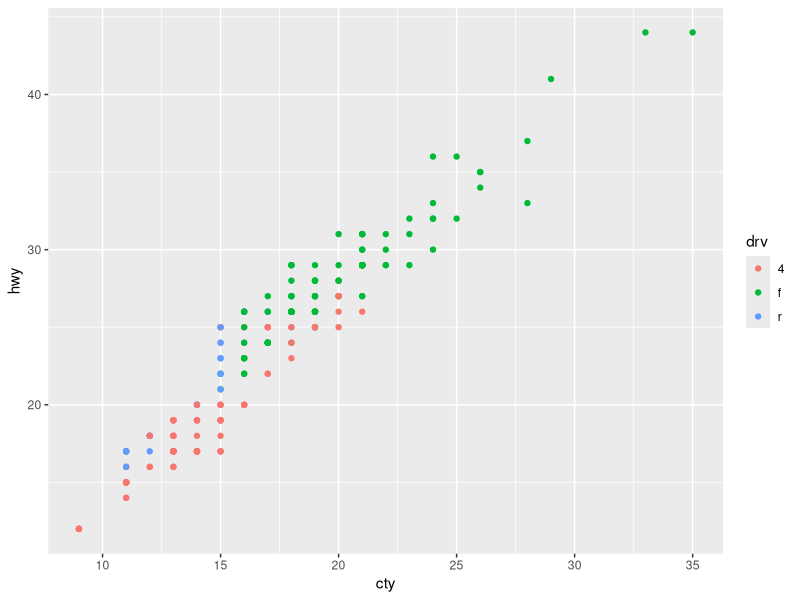
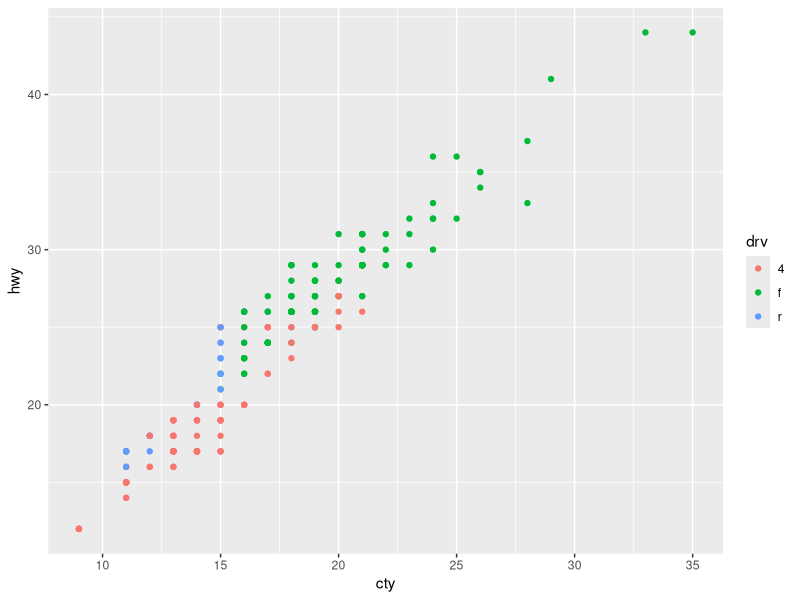
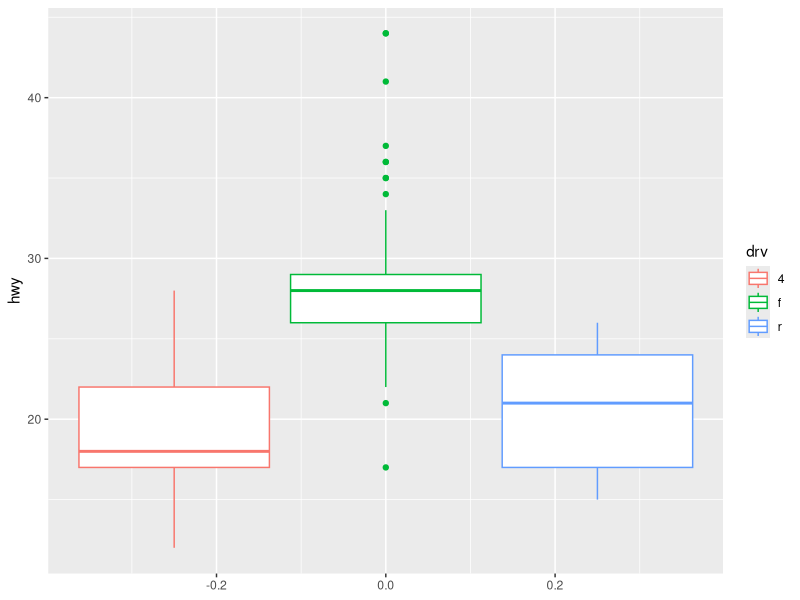
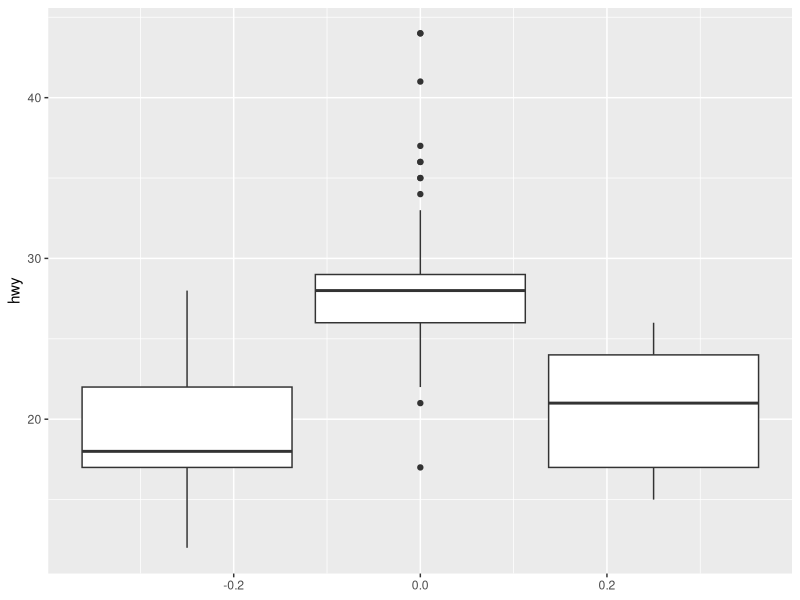
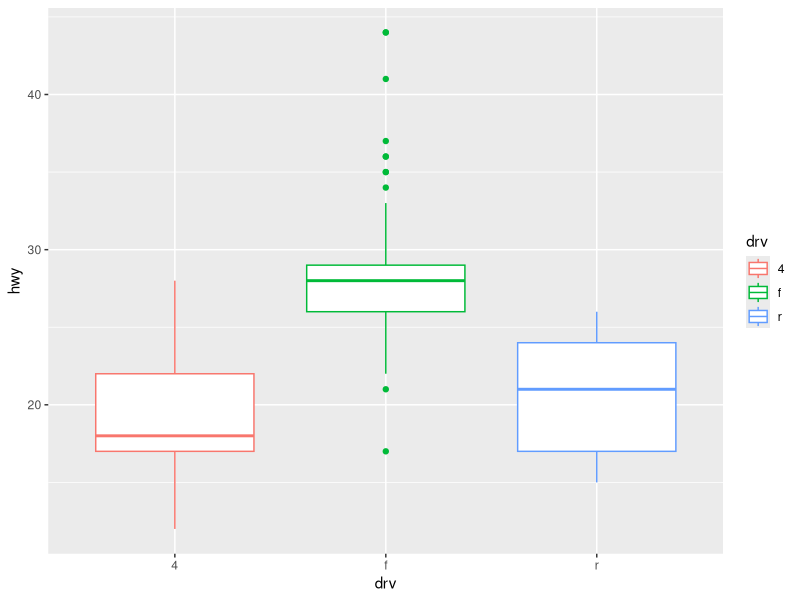
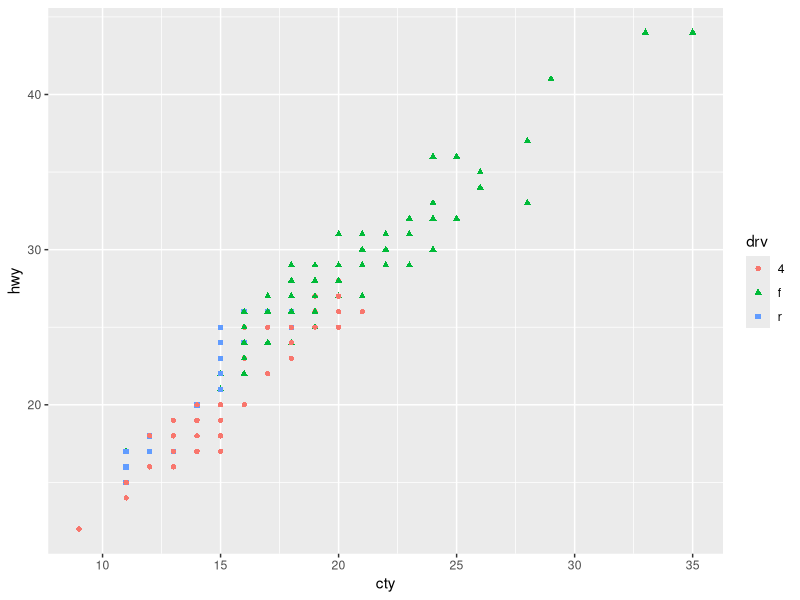
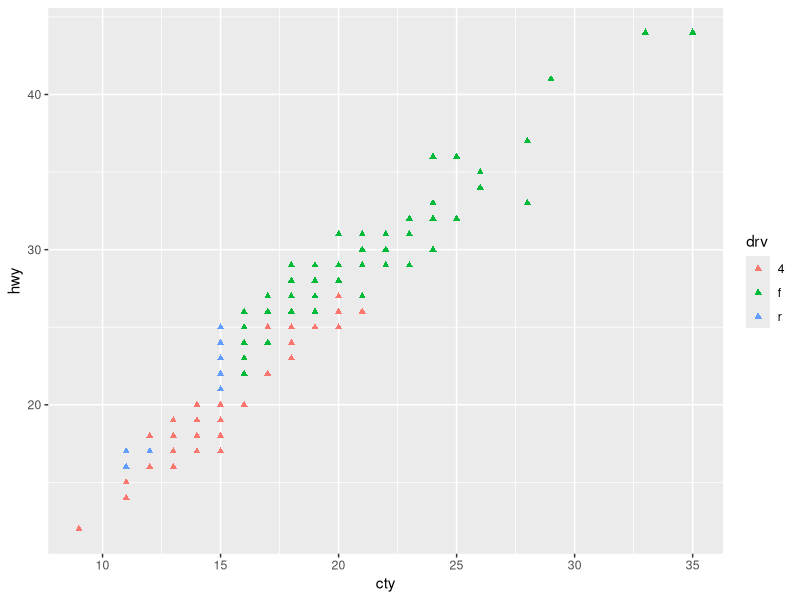
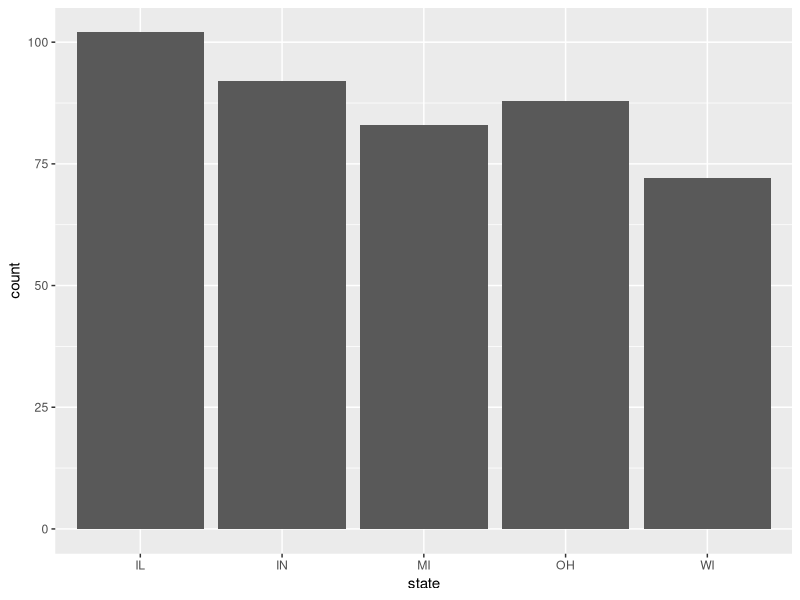

Recreate these plots in R, in order.
## ---- chunk 1
knitr::opts_chunk$set(echo = TRUE)
library(tidyverse)
## ---- chunk 2
ggplot(data = mpg) + 
  geom_point(mapping = aes(x = cty, y = hwy, color = drv))
## ---- chunk 3
ggplot(data = mpg, mapping = aes(x = cty, y = hwy, color = drv)) + 
  geom_point()
## ---- chunk 4
ggplot(data = mpg, mapping = aes(y = hwy, color = drv)) + 
  geom_boxplot()
## ---- chunk 5
ggplot(data = mpg, mapping = aes(y = hwy, group = drv)) + 
  geom_boxplot()
## ---- chunk 6
ggplot(data = mpg, mapping = aes(y = hwy, x = drv, color = drv)) + 
  geom_boxplot()

## ---- chunk 7
ggplot(data = mpg) + 
  geom_point(mapping = aes(x = cty, y = hwy, color = drv, shape = drv))
## ---- chunk 8
ggplot(data = mpg) + 
  geom_point(mapping = aes(x = cty, y = hwy, color = drv), shape = "triangle")
## ---- chunk 9
# inmetro is an integer that equals 0 or 1; plots will look better if it's
# logical
midwest <- mutate(midwest, inmetro = as.logical(inmetro))
## ---- chunk 10
midwest %>%
  ggplot(aes(state)) +
  geom_bar()
## ---- chunk 11
midwest %>%
  ggplot(aes(perchsd)) +
  geom_histogram()  
## ---- chunk 12
midwest %>%
  ggplot(aes(perchsd)) +
  geom_freqpoly()
## ---- chunk 13
midwest %>%
  ggplot(aes(perchsd)) +
  geom_boxplot()
## ---- chunk 14
midwest %>%
  ggplot(aes(perchsd, percadultpoverty)) +
  geom_point()
## ---- chunk 15
midwest %>%
  ggplot(aes(perchsd, percadultpoverty)) +
  geom_smooth(se = FALSE)
## ---- chunk 16
midwest %>%
  ggplot(aes(perchsd, percadultpoverty)) +
  geom_point() + 
  geom_smooth(se = FALSE)
## ---- chunk 17
midwest %>%
  ggplot(aes(perchsd, percadultpoverty)) +
  geom_point() + 
  geom_smooth(se = TRUE)
## ---- chunk 18
midwest %>%
  ggplot(aes(perchsd, percadultpoverty)) +
  geom_point() +
  geom_smooth(method = "lm")
## ---- chunk 19
midwest %>%
  ggplot(aes(state, percollege)) +
  geom_boxplot()
## ---- chunk 20
midwest2 <- midwest %>%
  group_by(state) %>%
  summarize(num_counties = n())
midwest2 %>%
  ggplot(aes(state, num_counties)) +
  geom_col()
## ---- chunk 21
midwest %>%
  ggplot(aes(percollege, color = state)) + 
  geom_histogram()
## ---- chunk 22
midwest %>%
  ggplot(aes(percollege, color = state)) +
  geom_freqpoly()
## ---- chunk 23
midwest %>%
  mutate(inmetro = as.logical(inmetro)) %>%
  ggplot(aes(inmetro, percollege)) +
  geom_boxplot()
## ---- chunk 24
midwest %>%
  mutate(inmetro = as.logical(inmetro)) %>%
  ggplot(aes(percollege, color = inmetro)) +
  geom_freqpoly()
## ---- chunk 25
midwest %>%
  ggplot(aes(state, inmetro)) +
  geom_count()
## ---- chunk 26
(tbl <- tibble(x = 2^(-3:3), y = log(x)))
## ---- chunk 27
geom_point
## ---- chunk 28
stat_identity
## ---- chunk 29
ggplot(tbl, aes(x, y)) +
  geom_point()
## ---- chunk 30
ggplot(tbl, aes(x, y)) +
  stat_identity()
## ---- chunk 31
(midwest2 <- midwest %>%
  group_by(state) %>%
  summarize(count = n(), prop = n() / n()) %>%
  ungroup())
## ---- chunk 32
ggplot(midwest, aes(state)) +
  geom_bar()
## ---- chunk 33
ggplot(midwest, aes(state, after_stat(count))) +
  geom_bar()
## ---- chunk 34
ggplot(midwest, aes(state, after_stat(prop), group = 1)) +
  geom_bar()
## ---- chunk 35
midwest %>%
  ggplot(aes(perchsd, percadultpoverty)) +
  geom_point() +
  stat_smooth(span = 0.1)
## ---- chunk 36
midwest %>%
  ggplot(aes(perchsd, percadultpoverty)) +
  geom_point() +
  stat_smooth(level = 0.5)
